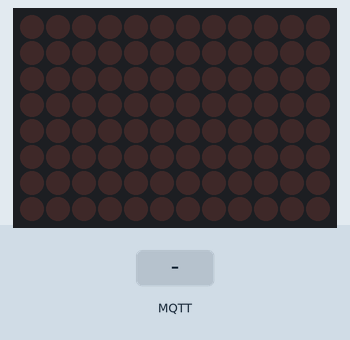
Recording of a sketch running on a simulated Arduino Uno R4 WiFi. Shown: 12×8 LED matrix. Inputs (shaded band) come from the test bench. WiFi joins after 1.5 s; servers stay silent unless stated; no MQTT or app messages arrive unless stated; not simulated (calls return 0 or success): arduino_secrets.h; what the sketch prints to the serial monitor is not drawn.

Above: at 7.7 s.
7.8 s: MQTT message "5" arrives on the first subscribed topic
At 8.4 s:
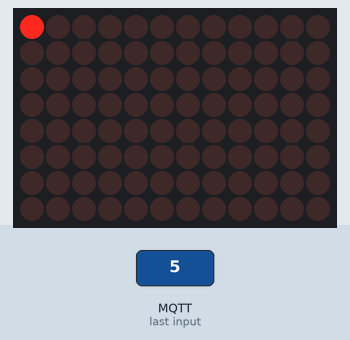
9.3 s: MQTT message "200" arrives on the first subscribed topic
At 10.5 s:
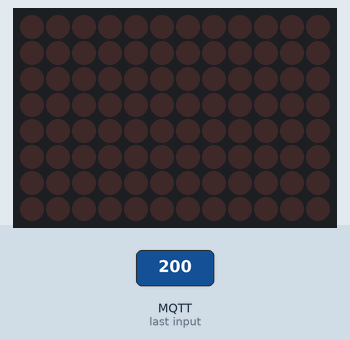
10.8 s: MQTT message "90" arrives on the first subscribed topic
At 11.8 s:
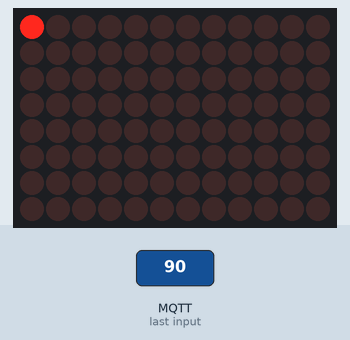
Timing chart, 0 to 13.8 s (numbered marks = the images above; inputs shaded):
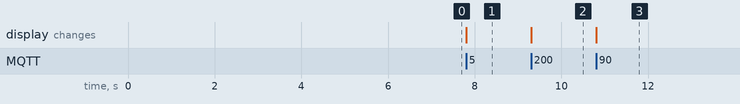

Measured:
- after the input at 7.8 s, the display: changes at once (image 1)
- after the input at 9.3 s, the display: changes at once (image 2)
- after the input at 10.8 s, the display: changes at once (image 3)

The sketch:

getting_esp32_mac.ino
```cpp
#include <ArduinoMqttClient.h>
#include <WiFi.h>
#include "arduino_secrets.h"
#include "Arduino_LED_Matrix.h"

ArduinoLEDMatrix matrix;
char ssid[] = SECRET_SSID;
char pass[] = SECRET_PASS;

WiFiClient wifiClient;
MqttClient mqttClient(wifiClient);

const char broker[] = "35.206.65.102";
int        port     = 1883;
const char topic[]  = "paho/test/topic";

const int ROWS = 8;
const int COLUMNS = 12;
byte matrixNextFrame[ROWS][COLUMNS];

void printMacAddress(byte mac[]) {
  for (int i = 0; i < 6; i++) {
    if (i > 0) {
      Serial.print(":");
    }
    if (mac[i] < 16) {
      Serial.print("0");
    }
    Serial.print(mac[i], HEX);
  }
  Serial.println();
}

void setup() {
  matrix.begin();
  //Initialize serial and wait for port to open:
  Serial.begin(115200);

  while (!Serial) {
    ; // wait for serial port to connect. Needed for native USB port only
  }

  // attempt to connect to Wifi network:
  Serial.println("Attempting to connect to SSID: ");
  Serial.println(ssid);

  byte mac[6];
  WiFi.macAddress(mac);
  Serial.print("MAC address: ");
  printMacAddress(mac);


  while (WiFi.begin(ssid) != WL_CONNECTED) {
    // failed, retry
    Serial.print(".");
    delay(5000);
  }

  Serial.println("You're connected to the network");
  Serial.println();
  delay(5000);

  Serial.print("Attempting to connect to the MQTT broker: ");
  Serial.println(broker);

  if (!mqttClient.connect(broker, port)) {
    Serial.print("MQTT connection failed! Error code = ");
    Serial.println(mqttClient.connectError());

    while (1);
  }

  Serial.println("You're connected to the MQTT broker!");
  Serial.println();

  // set the message receive callback
  mqttClient.onMessage(onMqttMessage);

  Serial.print("Subscribing to topic: ");
  Serial.println(topic);
  Serial.println();

  // subscribe to a topic
  mqttClient.subscribe(topic);

  // topics can be unsubscribed using:
  // mqttClient.unsubscribe(topic);

  Serial.print("Topic: ");
  Serial.println(topic);

  Serial.println();
}

void loop() {
  // call poll() regularly to allow the library to receive MQTT messages and
  // send MQTT keep alive which avoids being disconnected by the broker
  mqttClient.poll();
}

void onMqttMessage(int messageSize) {
  // we received a message, print out the topic and contents
  Serial.println("Received a message with topic '");

  // Serial.println(" bytes:");

  String msg = "";
  // use the Stream interface to print the contents
  while (mqttClient.available()) {
    msg += (char)mqttClient.read();
  }
  Serial.println(msg);
  Serial.println();

  int index = 0; // Index for the string
  for (int i = 0; i < ROWS; i++) {
      for (int j = 0; j < COLUMNS; j++) {
          if (index < msg.length()) {
              matrixNextFrame[i][j] = msg[index] - '0'; // Convert char to int
              index++;
          } else {
              matrixNextFrame[i][j] = 0; // Default value if string is too short
          }
      }
  }

  Serial.print(msg);
  updateLEDArray(matrixNextFrame);

  //return msg;
}

void updateLEDArray(byte nextFrame[ROWS][COLUMNS]) {
  matrix.renderBitmap(nextFrame, 8, 12);
}
```
